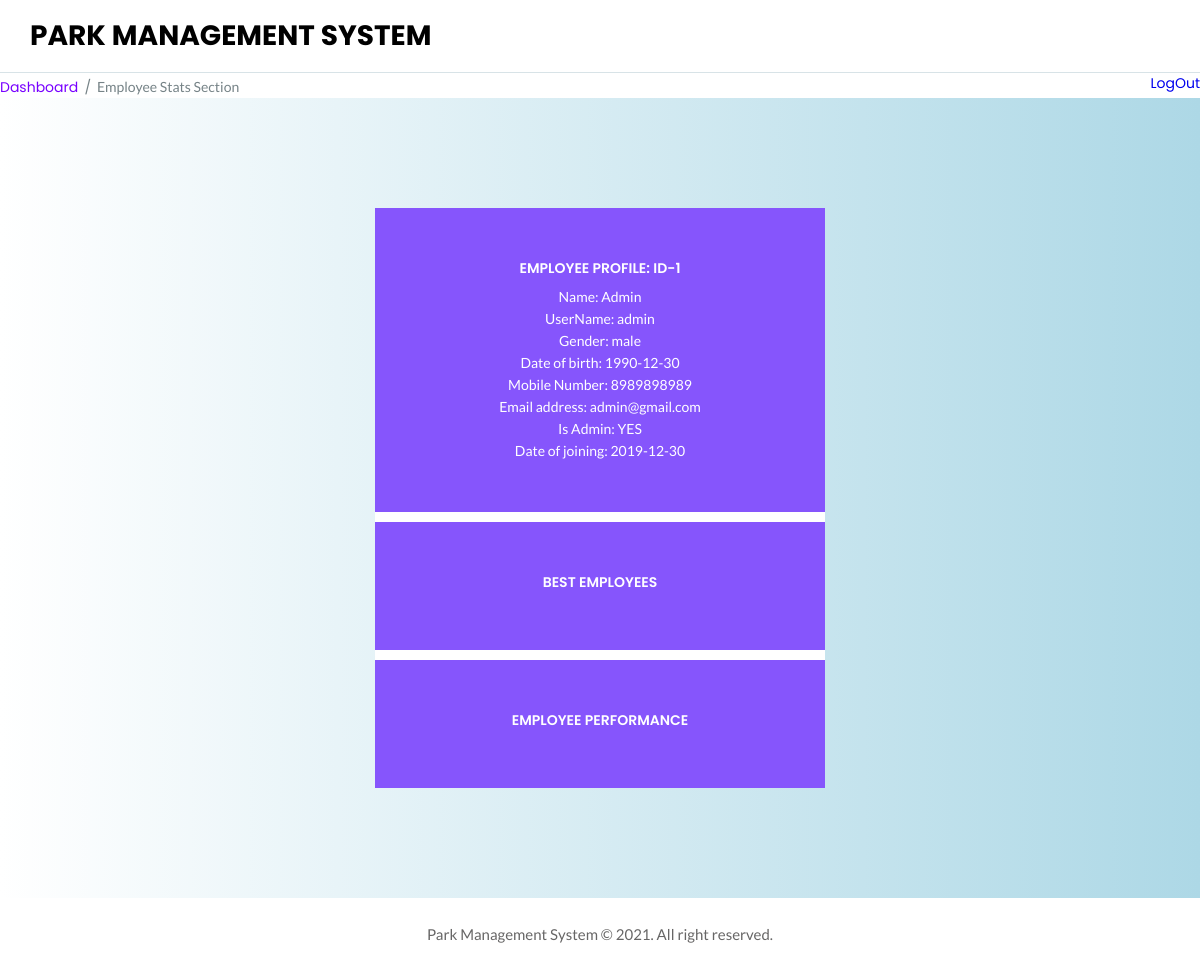
/employee-statistic-page.php (signed in), run on the app's committed database.
### tables this page shows
CREATE TABLE `staffMembers` (
  `StaffId`       int(10)       NOT NULL  AUTO_INCREMENT  UNIQUE,
  `Name`          varchar(120)  NOT NULL,
  `UserName`      varchar(50)   NOT NULL  UNIQUE,
  `MobileNumber`  bigint(10)    NOT NULL,
  `Gender`        varchar(120)  NOT NULL,
  `Email`         varchar(120)  NOT NULL  UNIQUE,
  `Password`      varchar(120)  NOT NULL,
  `DOB`           date          NOT NULL,
  `RegDate`       date,
  `IsAdmin`       boolean       NOT NULL  DEFAULT FALSE,
  PRIMARY KEY (`StaffId`)
);

### employee-statistic-page.php (the view, shortened to what this page needs)
<?php
include('includes/dbconnection.php');
if(strlen($_SESSION['pmsEmpId'] == 0)) {
    echo "<script>
            alert('Session expired, Please login again.')
            window.location.replace('logout.php');
        </script>";
}else{
?>
<!doctype html>
<html class="no-js" lang="en">
<head>
    <link rel="stylesheet" href="assets/css/typography.css">
    <link rel="stylesheet" href="assets/css/default-css.css">
    <link rel="stylesheet" href="assets/css/styles.css">
    <link rel="stylesheet" href="assets/css/responsive.css">
</head>
<body>
    <?php include_once('includes/header.php');?>
    <div style="width: 100%; display: inline-block;">
        <div style="float: left;">
            <ul class="breadcrumbs pull-left">
                <li><a href="dashboard.php">Dashboard</a></li>
                <li><span>Employee Stats Section</span></li>
            </ul>
        </div>
        <div style="text-align-last: end;">
            <a href="logout.php">LogOut</a>
        </div>
    </div>
    <div style="background-image: linear-gradient(-90deg, lightblue, white)">
        <div class="container">
            <div class="login-box">
                <form>
                    <div class="login-form-head" style="margin-bottom: 10px;">
                        <?php
                            $staffId = $_SESSION['pmsEmpId'];
                            $query = mysqli_query($con, "SELECT * FROM staffMembers WHERE StaffId='$staffId'");
                            $ret = mysqli_fetch_array($query);
                            $Name = $ret['Name'];
                            $UserName = $ret['UserName'];
                            $MobileNumber = $ret['MobileNumber'];
                            $Gender = $ret['Gender'];
                            $Email = $ret['Email'];
                            $DOB = $ret['DOB'];
                            $RegDate = $ret['RegDate'];
                            $IsAdmin = $ret['IsAdmin'];
                        ?>
                        <h4>Employee Profile: ID-<?php echo $staffId; ?></h4>
                        <p>Name: <?php echo $Name; ?></p>
                        <p>UserName: <?php echo $UserName; ?></p>
                        <p>Gender: <?php echo $Gender; ?></p>
                        <p>Date of birth: <?php echo $DOB; ?></p>
                        <p>Mobile Number: <?php echo $MobileNumber; ?></p>
                        <p>Email address: <?php echo $Email; ?></p>
                        <p>Is Admin: <?php
                                        if($IsAdmin == 1)
                                            echo 'YES';
                                        else {
                                            echo 'NO';
                                         } ?>
                        </p>
                        <p>Date of joining: <?php echo $RegDate; ?></p>
                    </div>
                    <div class="login-form-head" style="margin-bottom: 10px;">
                        <a href="best-employee-page.php">
                            <h4>Best Employees</h4>
                        </a>
                    </div>
                    <div class="login-form-head">
                        <a href="employee-perf-page.php">
                            <h4>Employee Performance</h4>
                        </a>
                    </div>
                </form>
            </div>
        </div>
        <?php include_once('includes/footer.php');?>
    </div>
</body>
</html>
<?php } ?>

### data on the page
staffmembers: Name "Admin", UserName "admin", Gender "male", DOB "1990-12-30", MobileNumber "8989898989", Email "admin@gmail.com", RegDate "2019-12-30"

### other printed values
$staffId "1"
